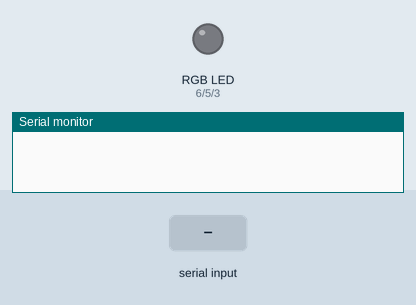
This sketch was run on a simulated Arduino Uno, built with avr-gcc and run on an emulated ATmega328P. Shown: an RGB LED mixed from three pins (HIGH = lit), the last lines printed to the serial monitor. The test bench sets the inputs (shaded band). Dim RGB values are drawn brighter than linear.

Above: at 0.9 s.
1.0 s: "c" received over Serial
At 1.17 s:
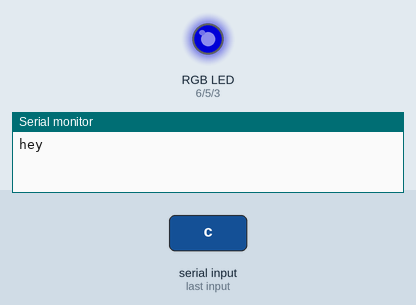
4.0 s: "n" received over Serial
At 4.15 s:
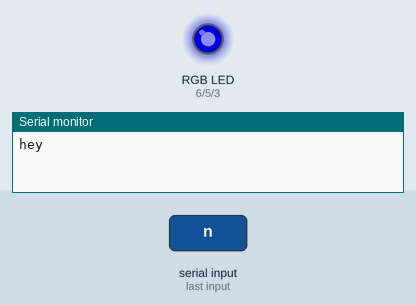
5.5 s: "1" received over Serial
At 5.65 s:
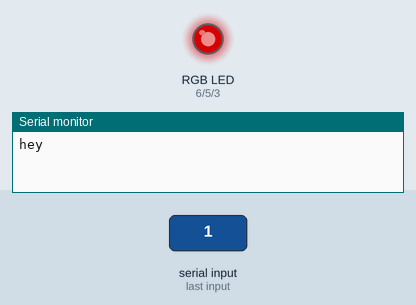
8.5 s: "c" received over Serial
Timing chart, 0 to 12.5 s (numbered marks = the images above; inputs shaded):
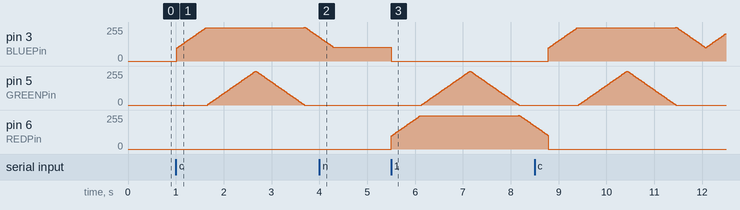

Measured:
- after the input at 1.0 s, pin 3 (BLUEPin): rises from 0/255 to 255/255 in 2.7 s, then falls to 180/255 in 0.30 s; pin 5 (GREENPin): rises from 0/255 to 255/255 in 1.0 s, then falls to 0/255 in 1.0 s
- after the input at 4.0 s, pin 3 (BLUEPin): goes on until 4.3 s, then stays 105/255; pin 5 (GREENPin): stays 0/255 (without the input it goes to 5/255 after 0.95 s)
- after the input at 5.5 s, pin 3 (BLUEPin): 105/255 → 0/255 at once; pin 5 (GREENPin): rises from 0/255 to 255/255 in 1.0 s, then falls to 0/255 in 1.0 s; pin 6 (REDPin): rises from 0/255 to 255/255 in 2.7 s, then falls to 175/255 in 0.32 s

The sketch:

rgb_lamp.ino
```cpp
int REDPin = 6;    // RED pin of the LED to PWM pin 4
int GREENPin = 5;  // GREEN pin of the LED to PWM pin 5
int BLUEPin = 3;   // BLUE pin of the LED to PWM pin 6
int increment = 5;  // brightness increment

int ser_buf = 0;
boolean has_unread = false;
int del = 20;
int min_pow = 100;

void setup()
{
  pinMode(REDPin, OUTPUT);
  pinMode(GREENPin, OUTPUT);
  pinMode(BLUEPin, OUTPUT);
  Serial.begin(9600);
  while( Serial.available() == 0 ){}
  Serial.read();
  delay(20);
  Serial.println("hey");
}

void clearMessages(){
  has_unread = false;
  analogWrite(REDPin, 0);
  analogWrite(GREENPin, 0);
  analogWrite(BLUEPin, min_pow);
}

void setMessages(int count){
  has_unread = true;
  //int pow = map(count, 0, 10, 0, 255);
  analogWrite(REDPin, min_pow);
  analogWrite(GREENPin, 0);
  analogWrite(BLUEPin, 0);
}

void doAnimation(){
  int pow = min_pow;
  int g = 0;
  while( pow < 255 ){
    if( has_unread ) {
      analogWrite(REDPin, pow);
      analogWrite(BLUEPin, 0);
    }
    else {
      analogWrite(REDPin, 0);
      analogWrite(BLUEPin, pow);
    }
    analogWrite(GREENPin, 0);
    pow += increment;
    delay(del);
  }
  while( g < 255 ){
    analogWrite(GREENPin, g);
    g += increment;
    delay(del);
  }
  while( g > 0 ){
    analogWrite(GREENPin, g);
    g -= increment;
    delay(del);
  }
  while( pow > min_pow ){
    if( has_unread ) {
      analogWrite(REDPin, pow);
      analogWrite(BLUEPin, 0);
    }
    else {
      analogWrite(REDPin, 0);
      analogWrite(BLUEPin, pow);
    }
    analogWrite(GREENPin, 0);
    pow -= increment;
    delay(del);
  }
}

void loop()
{
  while( (ser_buf = Serial.available()) == 0 ){
    doAnimation();
  }
  char dir = Serial.read();
  // if its c, clear the LEDs. well make it blue...
  if(dir == 'c'){
    clearMessages();
  }
  else if(dir == 'n'){
    delay(2);
    while(!Serial.available()){}
    int count = (int)(char)Serial.read();
    setMessages(count);
  }
}
```
